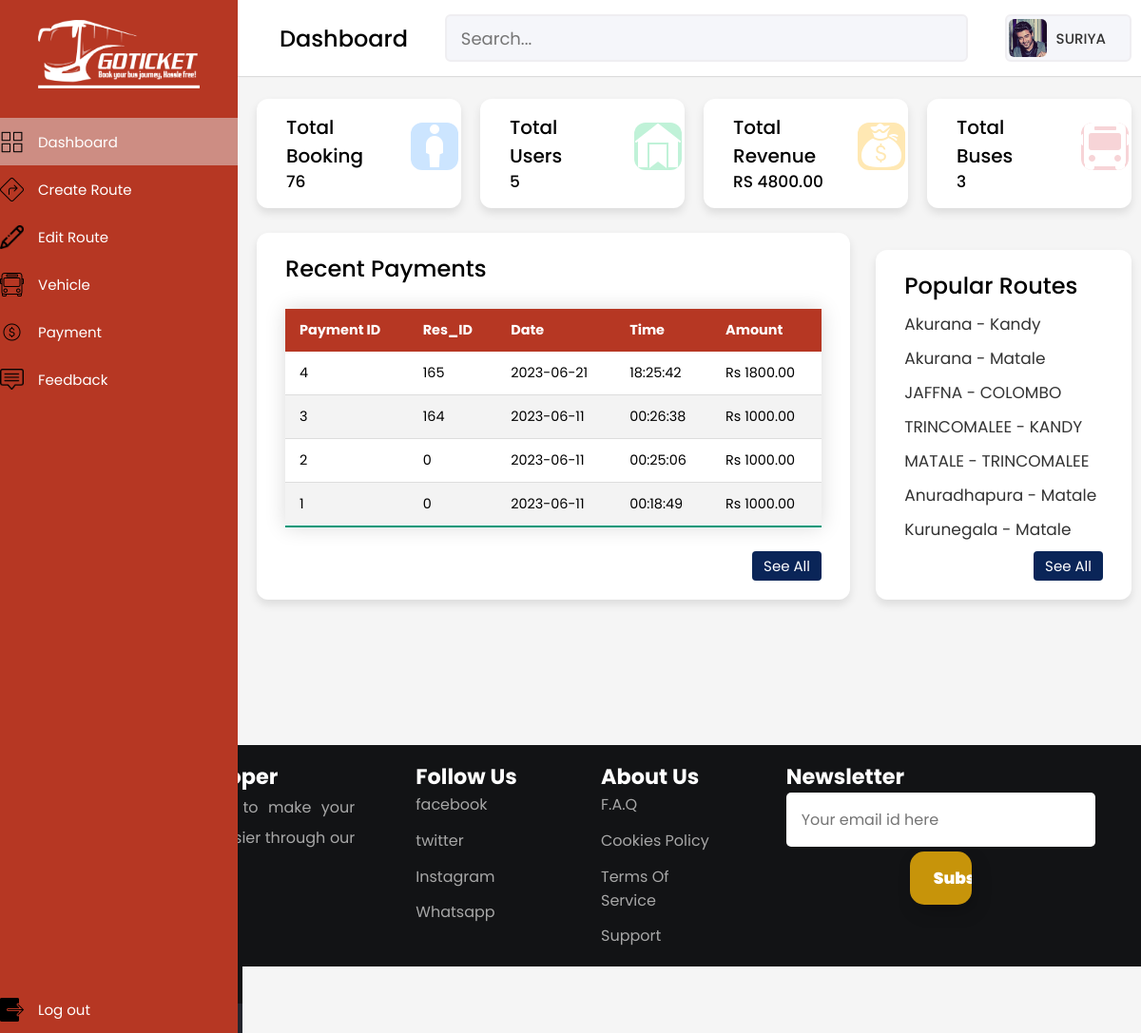
Page /dashboard.php on the committed database.
### tables this page shows
CREATE TABLE `payment` (
  `P_id` int(10) NOT NULL,
  `R_id` int(10) NOT NULL,
  `Date` date NOT NULL,
  `Time` time NOT NULL,
  `Amount` float NOT NULL
);

CREATE TABLE `route` (
  `Route_id` int(10) NOT NULL,
  `RName` varchar(30) NOT NULL,
  `DepartureL` varchar(20) NOT NULL,
  `DestinationL` varchar(20) NOT NULL,
  `Distance` varchar(10) NOT NULL,
  `Description` varchar(200) DEFAULT NULL
);

### showroutes.php (called while the page is built)
<?php
    require 'config.php';
    $query ="SELECT RName FROM route LIMIT 7";
    $result = $conn->query($query);
    if($result->num_rows> 0){
    $options= mysqli_fetch_all($result, MYSQLI_ASSOC);
    }
?>

### dashboard.php (the view, shortened to what this page needs)
<?php
include 'showroutes.php';
?>
<!DOCTYPE html>
<html lang="en" lang="en>
<head>
    <title> Dashboard </title>
    <script type="text/javascript" src="javascript.js"></script>
    <link rel="stylesheet" href="style.css">
    <link rel="stylesheet" href="stylea.css">
</head>
<body>
    <div class="sidebar" style="height:100%;">
        <div class="logo-details">
            <img src="image\bus.png">
        </div>
    <ul class="nav-links">
        <li>
            <a href="dashboard.php" class="active">
            <img src="images/icons8-dashboard-48.png">
            <span class="links_name"> &emsp;Dashboard</span>
            </a>
        </li>
        <li>
            <a href="Createroute.php">
                <img src="images/icons8-route-50.png">
            <span class="links_name"> &emsp;Create Route</span>
            </a>
        </li>
        <li>
            <a href="Editroute.php">
                <img src="images/icons8-modify-58.png">
            <span class="links_name"> &emsp;Edit Route</span>
            </a>
        </li>
        <li>
            <a href="vehicle.php">
                <img src="images/icons8-bus-station-50.png">
            <span class="links_name"> &emsp;Vehicle</span>
            </a>
        </li>
        <li>
            <a href="adminpayment.php">
                <img src="images/icons8-wallet-50.png">
            <span class="links_name"> &emsp;Payment</span>
            </a>
        </li>
        <li>
            <a href="adminfeedback.php">
                <img src="images/icons8-online-support-50.png">
            <span class="links_name"> &emsp;Feedback</span>
            </a>
        </li>
        <li class="log_out">
            <a href="index.php">
                <img src="images/icons8-log-out-50.png">
            <span class="links_name"> &emsp;Log out</span>
            </a>
        </li>
    </ul>
    </div>
    <section class="home-section">
        <nav>
            <div class="sidebar-button">
                <span class="dashboard">&emsp;Dashboard</span>
            </div>
            <div class="search-box">
                <input type="text" placeholder="Search..." />
            </div>
            <div class="profile-details">
                <img src="images/admin.jpg" alt="" />
                <span class="admin_name">SURIYA</span>
            </div>
        </nav>
        <div class="home-content">
            <div class="overview-boxes">
                <div class="box">
                <div class="right-side">
                    <div class="box-topic">Total Booking</div>
                    <?php
					$sql = "select count(*) as total from reservation";
	$result = $conn->query($sql);
	if($result->num_rows>0){
		while($row = $result->fetch_assoc()){
					?>
	<div class="number"style="left:73px"><?php echo $row['total'];}}?></div>
                </div>
                <img class="ico" src="images/icons8-man-50.png" >
                </div>
                <div class="box">
                    <div class="right-side">
                        <div class="box-topic">Total Users</div>
						<?php
					$sql = "select count(*) as total from registration";
	$result = $conn->query($sql);
	if($result->num_rows>0){
		while($row = $result->fetch_assoc()){
					?>
	<div class="number" style="left:43px"><?php echo $row['total'];}}?></div>
                    </div>
                    <img class="ico one" src="images/icons8-booking-50.png" >
                    </div>
                    <div class="box">
                        <div class="right-side">
                            <div class="box-topic">Total Revenue</div>
							<?php
					$sql = "select sum(Amount) as total from payment";
	$result = $conn->query($sql);
	if($result->num_rows>0){
		while($row = $result->fetch_assoc()){
					?>
	<div class="number"style="left:-23px"><?php echo "RS ".$row['total'].".00";?></div>
	<?php
	}}?>
                        </div>
                        <img class="ico two" src="images/icons8-profit-50.png" >
                        </div>
                        <?php
                        $sql = "select count(*) as total from bus ";
	$result = $conn->query($sql);
	if($result->num_rows>0){
		while($row = $result->fetch_assoc()){?>
                        <div class="box">
                            <div class="right-side">
                                <div class="box-topic">Total Buses</div>
                                <div class="number" style="left:43px"><?php echo$row['total'];}}?></div>
                            </div>
                            <img class="ico three" src="images/icons8-bus-50.png" >
                        </div>
            </div>
        <div class="det">
            <div class="recent-payment">
            <div class="title">Recent Payments</div>
            <div class="Payment-Details">
    <table class="tablestyle">
	<thead>
	<tr>
	<th>Payment ID</th>
	<th> Res_ID</th>
	<th>Date</th>
	<th>Time</th>
	<th>Amount</th>
	</tr>
	</thead>
	<?php
	$sql = "select * from payment order by P_id desc LIMIT 5";
	$result = $conn->query($sql);
	if($result->num_rows>0){
		while($row = $result->fetch_assoc()){
			echo"<tr>
				<td>".$row["P_id"]."</td>
				<td>".$row["R_id"]."</td>
				<td>".$row["Date"]."</td>
				<td>".$row["Time"]."</td>
				<td>Rs ".$row["Amount"].".00</td>";
		}
	}
	?>
	</table>
            </div>
            <div class="button">
                <a href="adminpayment.php">See All</a>
            </div>
            </div>
        <div class="popular-routes">
            <div class="title">Popular Routes</div>
            <ul class="Popular-routes-details">
            <?php
                foreach ($options as $option) {
                 ?>
                 <li>
                    <a href="Editroute.php">
                    <span class="Route"><?php echo $option['RName'];?> </span>
                    </a>
                </li>
                <?php
                 }
                 ?>
                 <div class="button">
                <a href="Editroute.php">See All</a>
            </div>
            </ul>
        </div>
    </div>
    </section>
</body>
<footer>
    <div class="row primary">
        <div class="column about">
            <h3>ChocoBois Developer</h3>
            <p>
                Gotickets is developled to make your Jornerey bookings do easier through our website
            </p>
        </div>
        <div class="column links">
            <h3>Follow Us</h3>
            <ul>
                <li>
                    <a href="#faq">facebook</a>
                </li>
                <li>
                    <a href="#cookies-policy">twitter</a>
                </li>
                <li>
                    <a href="#terms-of-services">Instagram</a>
                </li>
                <li>
                    <a href="#support">Whatsapp</a>
                </li>
            </ul>
        </div>
        <div class="column links">
            <h3>About Us</h3>
            <ul>
                <li>
                    <a href="#faq">F.A.Q</a>
                </li>
                <li>
                    <a href="#cookies-policy">Cookies Policy</a>
                </li>
                <li>
                    <a href="#terms-of-services">Terms Of Service</a>
                </li>
                <li>
                    <a href="#support">Support</a>
                </li>
            </ul>
        </div>
        <div class="column subscribe">
        <h3>Newsletter</h3>
            <div>
                <input type="email" placeholder="Your email id here" />
                <button>Subscribe</button>
            </div>
        </div>
    </div>
        <div class="row copyright">
        <p>Copyright &copy; 2023 SLIIT Developer</p>
        </div>
    </footer>
</html>

### stylea.css (style rules this page uses)
.tablestyle { border-collapse: collapse; margin: 25px 0; font-size: 0.9em; font-family: sans-serif; width: 100%; box-shadow: 0 0 20px rgba(0, 0, 0, 0.15); }
.tablestyle thead tr { background-color: #b63723; color: #ffffff; text-align: left; }
.tablestyle th, .tablestyle td { padding: 12px 15px; }
.tablestyle tbody tr { border-bottom: 1px solid #dddddd; }
.tablestyle tbody tr:nth-of-type(even) { background-color: #f3f3f3; }
.tablestyle tbody tr:last-of-type { border-bottom: 2px solid #009879; }
button { padding: 15px 25px; border: unset; border-radius: 15px; color: #212121; z-index: 1; background: #e8e8e8; position: relative; font-weight: 1000; font-size: 17px; -webkit-box-shadow: 4px 8px 19px -3px rgba(0,0,0,0.27); box-shadow: 4px 8px 19px -3px rgba(0,0,0,0.27); transition: all 250ms; overflow: hidden; width: 20%; left: 40%; }

### rows in the picture
payment: P_id "4", R "165", Date "2023-06-21", Time "18:25:42", Amount "1800"
payment: P_id "3", R "164", Date "2023-06-11", Time "00:26:38", Amount "1000"
payment: P_id "2", R "0", Date "2023-06-11", Time "00:25:06", Amount "1000"
payment: P_id "1", R "0", Date "2023-06-11", Time "00:18:49", Amount "1000"
route: RName "Akurana - Kandy"
route: RName "Akurana - Matale"
route: RName "JAFFNA - COLOMBO"
route: RName "TRINCOMALEE - KANDY"
route: RName "MATALE - TRINCOMALEE"
route: RName "Anuradhapura - Matale"
route: RName "Kurunegala - Matale"

### other values in the picture
$row['total'] "76"
$row['total'] "5"
$row['total'] "4800"
$row['total'] "3"
